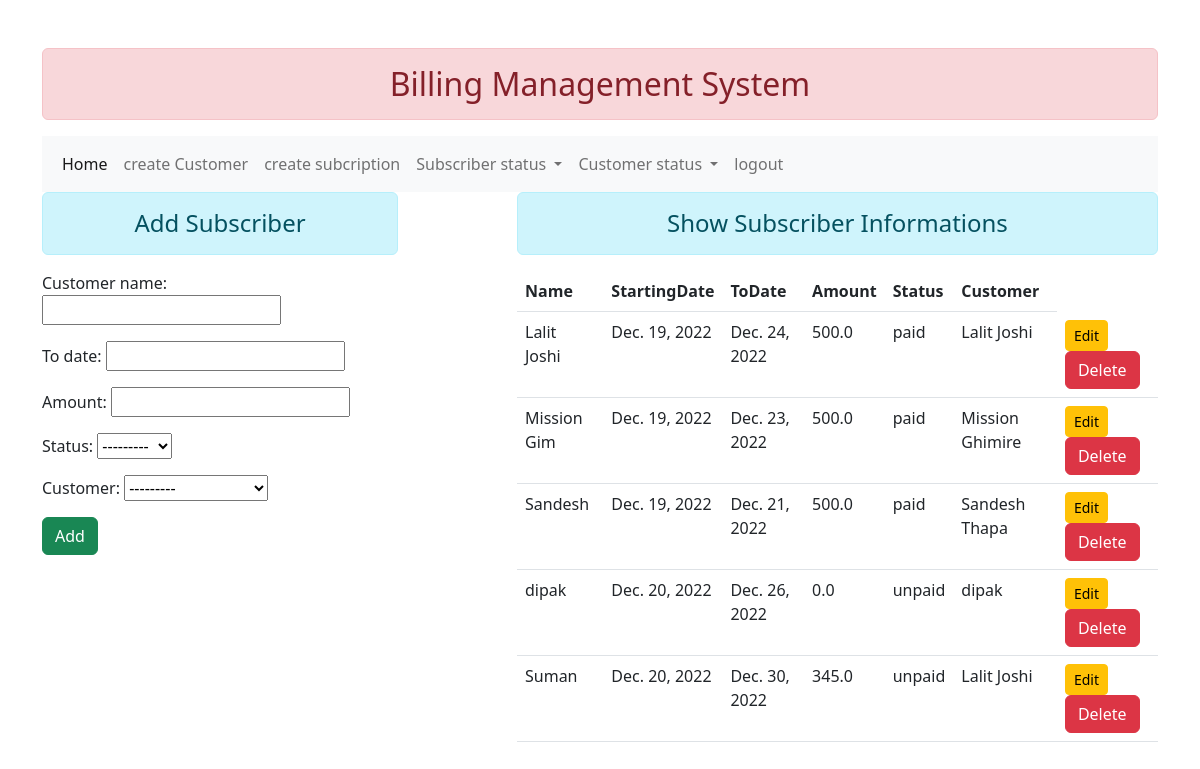
Screenshot of /addshow/ (signed in) with the database file from the repository.
### billing/models.py (models this page shows, shortened)
class Subcription(models.Model):
    customer_name = models.CharField(max_length=50)
    from_date = models.DateField(auto_now=True)
    to_date = models.DateField()
    amount=models.FloatField(validators=[validate_amount])
    status= models.CharField(max_length=40,choices=payment_choice)
    customer = models.ForeignKey(Customer,on_delete=models.CASCADE)

class Customer(models.Model):
    name = models.CharField(max_length=50,unique=True)
    created_at = models.DateField(auto_now=True)
    email=models.EmailField(max_length=50)
    phone=models.IntegerField()
    status=models.CharField(max_length=10,choices=state)
    def __str__(self):
        return self.name

### billing/views.py (the view)
# urls.py: path('addshow/',views.add_show_customer,name='addandshowcustomer'),
@login_required(login_url='addandshow')
def add_show_customer(request):
    if request.user.groups.filter(permissions__name='Can change subcription'):
        if request.method=='POST':
            fom = SubcriptionRegistration(request.POST)
            if fom.is_valid():
                nm = fom.cleaned_data['customer_name']
                td=fom.cleaned_data['to_date']
                amt=fom.cleaned_data['amount']
                stat=fom.cleaned_data['status']
                cust=fom.cleaned_data['customer']
                reg = Subcription(customer_name=nm,to_date=td,amount=amt,status=stat,customer=cust)
                reg.save()
                fom = SubcriptionRegistration(request.POST)
        else:
            fom=SubcriptionRegistration()
        sub = Subcription.objects.all()
    else:
        return redirect('/')
    return render(request,'billing/addandshowsubscriber.html',{'form':fom,'sub':sub})

### billing/forms.py
class SubcriptionRegistration(forms.ModelForm):
    class Meta:
        model=Subcription
        fields = '__all__'

### billing/templates/billing/addandshowsubscriber.html (shortened to what this page needs)
{% extends 'billing/base.html' %}
{% block contant %}
<div class="row">
    <div class="col-sm-4">
        <h4 class="text-center alert alert-info">Add Subscriber</h4>
        <form action="" method="post">
            {{form.as_p}}
            <input type="submit" class="btn btn-success" value="Add">
        </form>
    </div>
    <div class="col-sm-7 offset-1">
        <h4 class="text-center alert alert-info">Show Subscriber Informations</h4>
        {% if sub %}
        <table class="table table-hover">
            <thead>
                <tr>
                    <th scope="col">Name</th>
                    <th scope="col">StartingDate</th>
                    <th scope="col">ToDate</th>
                    <th scope="col">Amount</th>
                    <th scope="col">Status</th>
                    <th scope="col">Customer</th>
                </tr>
            </thead>
            <tbody>
                {% for subs in sub %}
                <tr>
                    <td>{{subs.customer_name}}</td>
                    <td>{{subs.from_date }}</td>
                    <td>{{subs.to_date}}</td>
                    <td>{{subs.amount}}</td>
                    <td>{{subs.status}}</td>
                    <td>{{subs.customer}}</td>
                    <td>
                        <a href="{% url 'updatecustomer' subs.id %}" class="btn btn-warning btn-sm">Edit</a>
                        <form action="{% url 'deletecustomerdata' subs.id %}" method="post" class="d-inline">{% csrf_token %}
                            <input type="submit" class="btn btn-danger" value="Delete">
                        </form>
                    </td>
                </tr>
                {% endfor %}
            </tbody>
        </table>
        {% else %}
        <h4 class="text-center alert alert-warning">No Records</h4>
        {% endif %}
    </div>
</div>
{% endblock contant %}

### rows the page displays
Subcription: customer_name "Lalit Joshi", from_date "Dec. 19, 2022", to_date "Dec. 24, 2022", amount "500.0", status "paid", customer "Lalit Joshi"
Subcription: customer_name "Mission Gim", from_date "Dec. 19, 2022", to_date "Dec. 23, 2022", amount "500.0", status "paid", customer "Mission Ghimire"
Subcription: customer_name "Sandesh", from_date "Dec. 19, 2022", to_date "Dec. 21, 2022", amount "500.0", status "paid", customer "Sandesh Thapa"
Subcription: customer_name "dipak", from_date "Dec. 20, 2022", to_date "Dec. 26, 2022", amount "0.0", status "unpaid", customer "dipak"
Subcription: customer_name "Suman", from_date "Dec. 20, 2022", to_date "Dec. 30, 2022", amount "345.0", status "unpaid", customer "Lalit Joshi"
